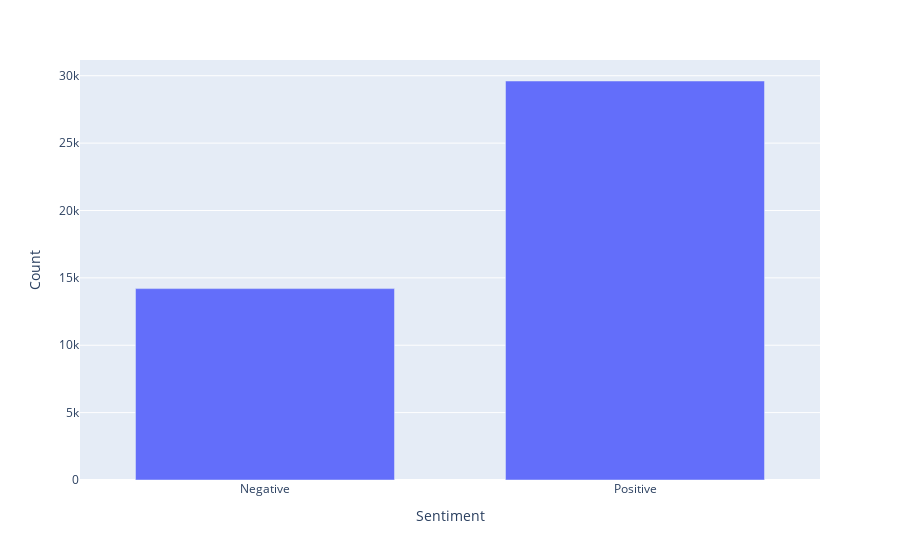

The cell this chart's notebook holds for it:
### Code cell
# separate positive and negative tweets
positive_new_tweets = combined_prediction_df[combined_prediction_df["score"]==1.0]
negative_new_tweets = combined_prediction_df[combined_prediction_df["score"]==0.0]

import plotly.express as px

# Sentiment bar chart
fig = px.bar(combined_prediction_df, x=["Negative","Positive"], y=[len(negative_new_tweets),len(positive_new_tweets)],\
            labels=dict(x="Sentiment", y="Count"))
fig.update_layout(barmode='group', bargap=0.30)
fig.show()

### Figure 1 — Plotly figure (JSON) as saved in the notebook; plotly's stock layout.template omitted (floating-point values rounded to 4 significant figures)
{"data": [{"alignmentgroup": "True", "hovertemplate": "Sentiment=%{x}<br>Count=%{y}<extra></extra>", "legendgroup": "", "marker": {"color": "#636efa", "pattern": {"shape": ""}}, "name": "", "offsetgroup": "", "orientation": "v", "showlegend": false, "textposition": "auto", "type": "bar", "x": ["Negative", "Positive"], "xaxis": "x", "y": [14203, 29609], "yaxis": "y"}], "layout": {"bargap": 0.3, "barmode": "group", "legend": {"tracegroupgap": 0}, "margin": {"t": 60}, "xaxis": {"anchor": "y", "domain": [0, 1], "title": {"text": "Sentiment"}}, "yaxis": {"anchor": "x", "domain": [0, 1], "title": {"text": "Count"}}}}
